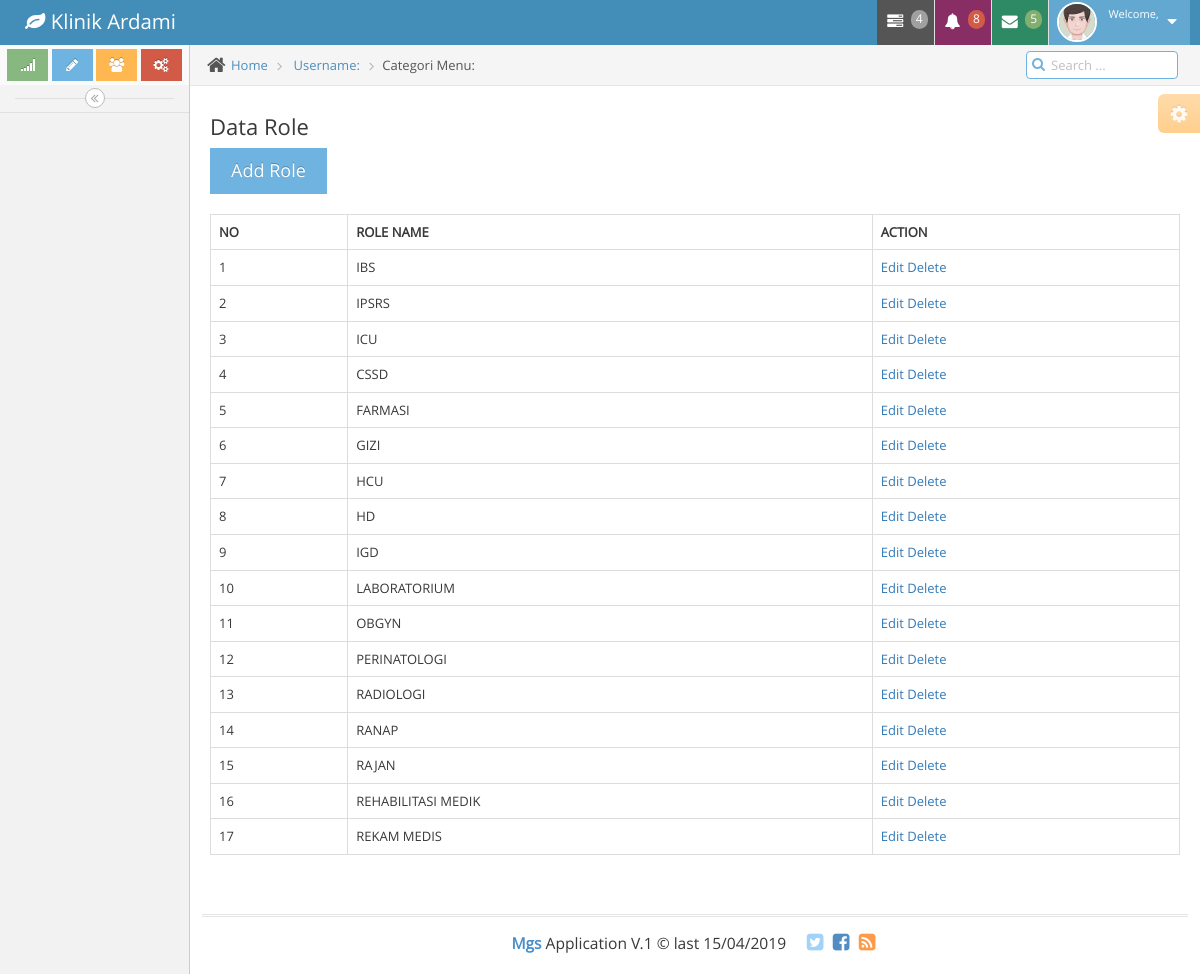
The page /index.php/master/role on the database its author committed.
### tables this page shows
CREATE TABLE `m_role`  (
  `id` int(11) NOT NULL AUTO_INCREMENT,
  `role_name` varchar(50) NULL DEFAULT NULL,
  PRIMARY KEY (`id`) USING BTREE
);

### application/controllers/master.php (called while the page is built, shortened)
<?php
class Master extends CI_Controller {
	public function role()
	{
		$data['record'] = $this->db->query('select * from m_role')->result_array();
		$this->load->view('role/vRole', $data);
	}
}

### index.php (called while the page is built, shortened)
<?php
require_once BASEPATH.'core/CodeIgniter.php';

### application/views/role/vRole.php (the view, shortened to what this page needs)
<h3>Data Role</h3>
<button type="button" class="btn btn-info btn-lg" data-toggle="modal" data-target="#myModal">Add Role</button>
<br/>
<br/>
<table class="table table-bordered">
	<tr>
		<th>NO</th>
		<th>ROLE NAME</th>
		<th>ACTION</th>
	</tr>
	<?php
	$no=1;
	foreach ($record as $r) {
		?>
			<tr>
				<td><?php echo $no; ?></td>
				<td><?php echo $r['role_name']; ?></td>
				<td>
					<a href="#"> Edit</a>
					<a href="#"> Delete</a>
				</td>
			</tr>
		<?php
		$no++;
	}
	?>
</table>

### rows shown on the page
m_role: role_name "IBS"
m_role: role_name "IPSRS"
m_role: role_name "ICU"
m_role: role_name "CSSD"
m_role: role_name "FARMASI"
m_role: role_name "GIZI"
m_role: role_name "HCU"
m_role: role_name "HD"
m_role: role_name "IGD"
m_role: role_name "LABORATORIUM"
m_role: role_name "OBGYN"
m_role: role_name "PERINATOLOGI"
m_role: role_name "RADIOLOGI"
m_role: role_name "RANAP"
m_role: role_name "RAJAN"
m_role: role_name "REHABILITASI MEDIK"
m_role: role_name "REKAM MEDIS"
